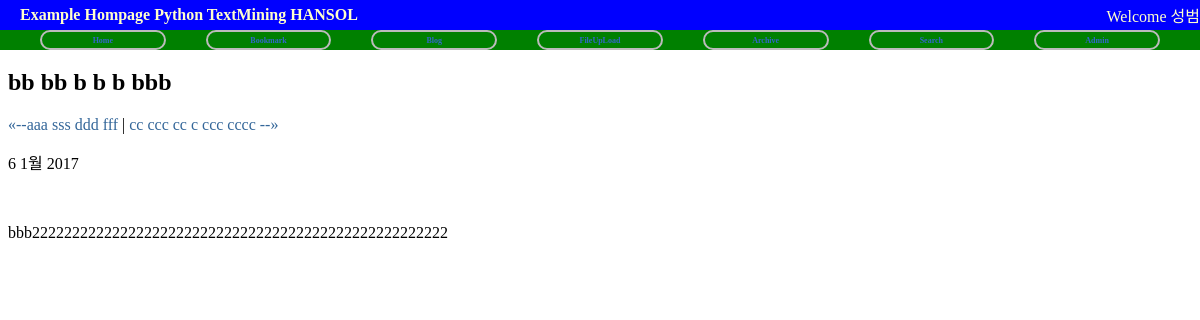
Page /blog/post/bb-bb-b-b-b-bbb/ on the committed database.
### blog/models.py (models this page shows)
@python_2_unicode_compatible
class Post(models.Model):
	title = models.CharField('TITLE',max_length=50)
	slug = models.SlugField('SLUG', unique=True, allow_unicode=True, help_text='one word for title alias')
	description = models.CharField('DESCRIPTION', max_length=100, blank=True)
	content = models.TextField('CONTENT')
	create_date = models.DateTimeField('Create Date',auto_now_add=True)
	modify_date = models.DateTimeField('Modify Date',auto_now=True)
	class Meta:
		verbose_name = 'post'
		verbose_name_plural = 'posts'
		db_table = 'my_post'
		ordering = ('-modify_date',)
	def __str__(self):
	  return self.title
	def get_absolute_url(self):
	  return reverse('blog:post_detail', args=(self.slug,))
	def get_previous_post(self):
	  return self.get_previous_by_modify_date()
	def get_next_post(self):
	  return self.get_next_by_modify_date()

### blog/views.py (the view)
# urls.py: url(r'^post/(?P<slug>[-\w]+)/$',PostDV.as_view(), name='post_detail'),
class PostDV(DetailView):
	model = Post

### blog/templates/blog/post_detail.html (shortened to what this page needs)
{%extends "base.html"%}
{%block content%}
<table><tr><td height=30></tr></td></table>
<h2>{{object.title}}</h2>
<p class='other_posts'>
	{% if object.get_previous_by_modify_date %}
	<a href="{{ object.get_previous_post.get_absolute_url }}" title="View previous post"> &laquo;--{{object.get_previous_post}}</a>
	{% endif %}
	{% if object.get_next_by_modify_date %}
	| <a href="{{ object.get_next_post.get_absolute_url }}" title = "View next post">{{object.get_next_post}} --&raquo;</a>
	{% endif %}
</p>
<p class = "data">{{object.modify_date|date:"j F Y"}}</p>
<br/>
<div class ="body">
	{{object.content|linebreaks}}
</div>
{%endblock%}

### static/css/base.css (style rules this page uses)
body { font-famliy: "Lucia Grande", Verdana, Arial, sans-serif; font-sizeL 12px; }
a:link, a:visited { color: #369; text-decoration: none; }
table { border-collapse: collapse; }

### rows in the picture
Post: title "bb bb b b b bbb", get_previous_post "aaa sss ddd fff", get_next_post "cc ccc cc c ccc cccc", modify_date "6 1월 2017", content "bbb2222222222222222222222222222222222222222222222222222"
